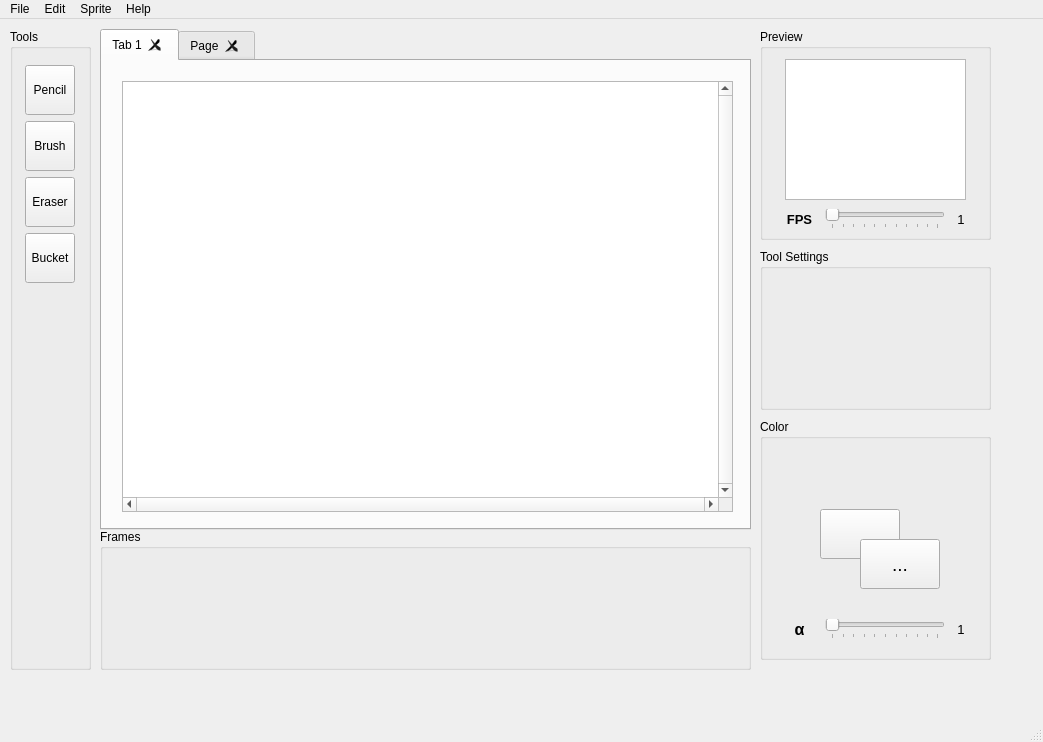
<?xml version="1.0" encoding="UTF-8"?>
<ui version="4.0">
 <class>MainWindow</class>
 <widget class="QMainWindow" name="MainWindow">
  <property name="geometry">
   <rect>
    <x>0</x>
    <y>0</y>
    <width>1043</width>
    <height>742</height>
   </rect>
  </property>
  <property name="windowTitle">
   <string>MainWindow</string>
  </property>
  <widget class="QWidget" name="centralwidget">
   <widget class="QGroupBox" name="groupBox">
    <property name="geometry">
     <rect>
      <x>10</x>
      <y>10</y>
      <width>81</width>
      <height>641</height>
     </rect>
    </property>
    <property name="autoFillBackground">
     <bool>false</bool>
    </property>
    <property name="title">
     <string>Tools</string>
    </property>
    <widget class="QWidget" name="verticalLayoutWidget">
     <property name="geometry">
      <rect>
       <x>10</x>
       <y>30</y>
       <width>61</width>
       <height>601</height>
      </rect>
     </property>
     <layout class="QGridLayout" name="gridLayout">
      <property name="leftMargin">
       <number>0</number>
      </property>
      <property name="topMargin">
       <number>6</number>
      </property>
      <property name="rightMargin">
       <number>0</number>
      </property>
      <property name="bottomMargin">
       <number>6</number>
      </property>
      <item row="0" column="0">
       <widget class="QToolButton" name="toolButton_2">
        <property name="sizePolicy">
         <sizepolicy hsizetype="Fixed" vsizetype="Expanding">
          <horstretch>0</horstretch>
          <verstretch>0</verstretch>
         </sizepolicy>
        </property>
        <property name="maximumSize">
         <size>
          <width>50</width>
          <height>50</height>
         </size>
        </property>
        <property name="layoutDirection">
         <enum>Qt::LeftToRight</enum>
        </property>
        <property name="text">
         <string>Pencil</string>
        </property>
       </widget>
      </item>
      <item row="4" column="0">
       <spacer name="verticalSpacer">
        <property name="orientation">
         <enum>Qt::Vertical</enum>
        </property>
        <property name="sizeType">
         <enum>QSizePolicy::Expanding</enum>
        </property>
        <property name="sizeHint" stdset="0">
         <size>
          <width>20</width>
          <height>40</height>
         </size>
        </property>
       </spacer>
      </item>
      <item row="2" column="0">
       <widget class="QToolButton" name="toolButton_4">
        <property name="sizePolicy">
         <sizepolicy hsizetype="Fixed" vsizetype="Expanding">
          <horstretch>0</horstretch>
          <verstretch>0</verstretch>
         </sizepolicy>
        </property>
        <property name="maximumSize">
         <size>
          <width>50</width>
          <height>50</height>
         </size>
        </property>
        <property name="layoutDirection">
         <enum>Qt::LeftToRight</enum>
        </property>
        <property name="text">
         <string>Eraser</string>
        </property>
       </widget>
      </item>
      <item row="1" column="0">
       <widget class="QToolButton" name="toolButton_3">
        <property name="sizePolicy">
         <sizepolicy hsizetype="Fixed" vsizetype="Expanding">
          <horstretch>0</horstretch>
          <verstretch>0</verstretch>
         </sizepolicy>
        </property>
        <property name="maximumSize">
         <size>
          <width>50</width>
          <height>50</height>
         </size>
        </property>
        <property name="layoutDirection">
         <enum>Qt::LeftToRight</enum>
        </property>
        <property name="text">
         <string>Brush</string>
        </property>
       </widget>
      </item>
      <item row="3" column="0">
       <widget class="QToolButton" name="toolButton_5">
        <property name="sizePolicy">
         <sizepolicy hsizetype="Fixed" vsizetype="Expanding">
          <horstretch>0</horstretch>
          <verstretch>0</verstretch>
         </sizepolicy>
        </property>
        <property name="maximumSize">
         <size>
          <width>50</width>
          <height>50</height>
         </size>
        </property>
        <property name="layoutDirection">
         <enum>Qt::LeftToRight</enum>
        </property>
        <property name="text">
         <string>Bucket</string>
        </property>
       </widget>
      </item>
     </layout>
    </widget>
   </widget>
   <widget class="QTabWidget" name="tabWidget">
    <property name="geometry">
     <rect>
      <x>100</x>
      <y>10</y>
      <width>651</width>
      <height>501</height>
     </rect>
    </property>
    <property name="currentIndex">
     <number>0</number>
    </property>
    <property name="tabsClosable">
     <bool>true</bool>
    </property>
    <property name="movable">
     <bool>true</bool>
    </property>
    <widget class="QWidget" name="tab">
     <attribute name="title">
      <string>Tab 1</string>
     </attribute>
     <widget class="ImageViewEditor" name="canvasView">
      <property name="geometry">
       <rect>
        <x>20</x>
        <y>20</y>
        <width>611</width>
        <height>431</height>
       </rect>
      </property>
      <property name="verticalScrollBarPolicy">
       <enum>Qt::ScrollBarAlwaysOn</enum>
      </property>
      <property name="horizontalScrollBarPolicy">
       <enum>Qt::ScrollBarAlwaysOn</enum>
      </property>
     </widget>
    </widget>
    <widget class="QWidget" name="tab_2">
     <attribute name="title">
      <string>Page</string>
     </attribute>
    </widget>
   </widget>
   <widget class="QGroupBox" name="groupBox_2">
    <property name="geometry">
     <rect>
      <x>100</x>
      <y>510</y>
      <width>651</width>
      <height>141</height>
     </rect>
    </property>
    <property name="title">
     <string>Frames</string>
    </property>
   </widget>
   <widget class="QGroupBox" name="groupBox_3">
    <property name="geometry">
     <rect>
      <x>760</x>
      <y>10</y>
      <width>231</width>
      <height>211</height>
     </rect>
    </property>
    <property name="title">
     <string>Preview</string>
    </property>
    <widget class="QGraphicsView" name="graphicsView">
     <property name="geometry">
      <rect>
       <x>25</x>
       <y>30</y>
       <width>181</width>
       <height>141</height>
      </rect>
     </property>
    </widget>
    <widget class="QWidget" name="horizontalLayoutWidget_2">
     <property name="geometry">
      <rect>
       <x>20</x>
       <y>170</y>
       <width>191</width>
       <height>41</height>
      </rect>
     </property>
     <layout class="QHBoxLayout" name="horizontalLayout_2">
      <item>
       <widget class="QLabel" name="alphaLabel_2">
        <property name="sizePolicy">
         <sizepolicy hsizetype="MinimumExpanding" vsizetype="Preferred">
          <horstretch>0</horstretch>
          <verstretch>0</verstretch>
         </sizepolicy>
        </property>
        <property name="minimumSize">
         <size>
          <width>20</width>
          <height>0</height>
         </size>
        </property>
        <property name="font">
         <font>
          <pointsize>10</pointsize>
          <bold>true</bold>
         </font>
        </property>
        <property name="text">
         <string>FPS</string>
        </property>
        <property name="alignment">
         <set>Qt::AlignCenter</set>
        </property>
       </widget>
      </item>
      <item>
       <widget class="QSlider" name="fpsSlider">
        <property name="sizePolicy">
         <sizepolicy hsizetype="MinimumExpanding" vsizetype="Fixed">
          <horstretch>0</horstretch>
          <verstretch>0</verstretch>
         </sizepolicy>
        </property>
        <property name="minimumSize">
         <size>
          <width>120</width>
          <height>0</height>
         </size>
        </property>
        <property name="orientation">
         <enum>Qt::Horizontal</enum>
        </property>
        <property name="tickPosition">
         <enum>QSlider::TicksBelow</enum>
        </property>
        <property name="tickInterval">
         <number>10</number>
        </property>
       </widget>
      </item>
      <item>
       <widget class="QLabel" name="fpsValueLabel">
        <property name="sizePolicy">
         <sizepolicy hsizetype="Fixed" vsizetype="Preferred">
          <horstretch>0</horstretch>
          <verstretch>0</verstretch>
         </sizepolicy>
        </property>
        <property name="minimumSize">
         <size>
          <width>20</width>
          <height>0</height>
         </size>
        </property>
        <property name="font">
         <font>
          <pointsize>10</pointsize>
         </font>
        </property>
        <property name="text">
         <string>1</string>
        </property>
        <property name="alignment">
         <set>Qt::AlignCenter</set>
        </property>
       </widget>
      </item>
     </layout>
    </widget>
   </widget>
   <widget class="QGroupBox" name="colorPanel">
    <property name="geometry">
     <rect>
      <x>760</x>
      <y>400</y>
      <width>231</width>
      <height>241</height>
     </rect>
    </property>
    <property name="title">
     <string>Color</string>
    </property>
    <widget class="QPushButton" name="currentColorBtn">
     <property name="geometry">
      <rect>
       <x>60</x>
       <y>90</y>
       <width>80</width>
       <height>50</height>
      </rect>
     </property>
     <property name="sizePolicy">
      <sizepolicy hsizetype="MinimumExpanding" vsizetype="MinimumExpanding">
       <horstretch>0</horstretch>
       <verstretch>0</verstretch>
      </sizepolicy>
     </property>
     <property name="minimumSize">
      <size>
       <width>50</width>
       <height>50</height>
      </size>
     </property>
     <property name="text">
      <string/>
     </property>
    </widget>
    <widget class="QPushButton" name="changeColorBtn">
     <property name="geometry">
      <rect>
       <x>100</x>
       <y>120</y>
       <width>80</width>
       <height>50</height>
      </rect>
     </property>
     <property name="sizePolicy">
      <sizepolicy hsizetype="MinimumExpanding" vsizetype="MinimumExpanding">
       <horstretch>0</horstretch>
       <verstretch>0</verstretch>
      </sizepolicy>
     </property>
     <property name="minimumSize">
      <size>
       <width>50</width>
       <height>50</height>
      </size>
     </property>
     <property name="font">
      <font>
       <pointsize>14</pointsize>
      </font>
     </property>
     <property name="text">
      <string>...</string>
     </property>
    </widget>
    <widget class="QWidget" name="horizontalLayoutWidget">
     <property name="geometry">
      <rect>
       <x>20</x>
       <y>190</y>
       <width>191</width>
       <height>41</height>
      </rect>
     </property>
     <layout class="QHBoxLayout" name="horizontalLayout">
      <item>
       <widget class="QLabel" name="alphaLabel">
        <property name="sizePolicy">
         <sizepolicy hsizetype="MinimumExpanding" vsizetype="Preferred">
          <horstretch>0</horstretch>
          <verstretch>0</verstretch>
         </sizepolicy>
        </property>
        <property name="minimumSize">
         <size>
          <width>20</width>
          <height>0</height>
         </size>
        </property>
        <property name="font">
         <font>
          <pointsize>12</pointsize>
          <bold>true</bold>
         </font>
        </property>
        <property name="text">
         <string>α</string>
        </property>
        <property name="alignment">
         <set>Qt::AlignCenter</set>
        </property>
       </widget>
      </item>
      <item>
       <widget class="QSlider" name="alphaSlider">
        <property name="sizePolicy">
         <sizepolicy hsizetype="MinimumExpanding" vsizetype="Fixed">
          <horstretch>0</horstretch>
          <verstretch>0</verstretch>
         </sizepolicy>
        </property>
        <property name="minimumSize">
         <size>
          <width>120</width>
          <height>0</height>
         </size>
        </property>
        <property name="orientation">
         <enum>Qt::Horizontal</enum>
        </property>
        <property name="tickPosition">
         <enum>QSlider::TicksBelow</enum>
        </property>
        <property name="tickInterval">
         <number>10</number>
        </property>
       </widget>
      </item>
      <item>
       <widget class="QLabel" name="alphaValueLabel">
        <property name="sizePolicy">
         <sizepolicy hsizetype="Fixed" vsizetype="Preferred">
          <horstretch>0</horstretch>
          <verstretch>0</verstretch>
         </sizepolicy>
        </property>
        <property name="minimumSize">
         <size>
          <width>20</width>
          <height>0</height>
         </size>
        </property>
        <property name="font">
         <font>
          <pointsize>10</pointsize>
         </font>
        </property>
        <property name="text">
         <string>1</string>
        </property>
        <property name="alignment">
         <set>Qt::AlignCenter</set>
        </property>
       </widget>
      </item>
     </layout>
    </widget>
   </widget>
   <widget class="QGroupBox" name="groupBox_5">
    <property name="geometry">
     <rect>
      <x>760</x>
      <y>230</y>
      <width>231</width>
      <height>161</height>
     </rect>
    </property>
    <property name="title">
     <string>Tool Settings</string>
    </property>
   </widget>
  </widget>
  <widget class="QMenuBar" name="menubar">
   <property name="geometry">
    <rect>
     <x>0</x>
     <y>0</y>
     <width>1043</width>
     <height>26</height>
    </rect>
   </property>
   <widget class="QMenu" name="menuFile">
    <property name="title">
     <string>File</string>
    </property>
    <addaction name="actionNew_Project"/>
    <addaction name="actionNew_Canvas"/>
    <addaction name="separator"/>
    <addaction name="actionSave"/>
    <addaction name="actionSave_As"/>
    <addaction name="separator"/>
    <addaction name="actionClose"/>
   </widget>
   <widget class="QMenu" name="menuSprite">
    <property name="title">
     <string>Sprite</string>
    </property>
    <addaction name="actionSprite_Size"/>
   </widget>
   <widget class="QMenu" name="menuHelp">
    <property name="title">
     <string>Help</string>
    </property>
   </widget>
   <widget class="QMenu" name="menuEdit">
    <property name="title">
     <string>Edit</string>
    </property>
    <addaction name="actionUndo"/>
    <addaction name="actionRedo"/>
    <addaction name="separator"/>
    <addaction name="actionClear"/>
   </widget>
   <addaction name="menuFile"/>
   <addaction name="menuEdit"/>
   <addaction name="menuSprite"/>
   <addaction name="menuHelp"/>
  </widget>
  <widget class="QStatusBar" name="statusbar"/>
  <action name="actionNew_Project">
   <property name="text">
    <string>New</string>
   </property>
  </action>
  <action name="actionNew_Canvas">
   <property name="text">
    <string>Open</string>
   </property>
  </action>
  <action name="actionOpen_Project">
   <property name="text">
    <string>Open Project</string>
   </property>
  </action>
  <action name="actionSave">
   <property name="text">
    <string>Save</string>
   </property>
  </action>
  <action name="actionSave_As">
   <property name="text">
    <string>Save As</string>
   </property>
  </action>
  <action name="actionClose">
   <property name="text">
    <string>Import</string>
   </property>
  </action>
  <action name="actionUndo">
   <property name="text">
    <string>Undo</string>
   </property>
  </action>
  <action name="actionRedo">
   <property name="text">
    <string>Redo</string>
   </property>
  </action>
  <action name="actionClear">
   <property name="text">
    <string>Clear</string>
   </property>
  </action>
  <action name="actionSprite_Size">
   <property name="text">
    <string>Sprite Size</string>
   </property>
  </action>
 </widget>
 <customwidgets>
  <customwidget>
   <class>ImageViewEditor</class>
   <extends>QGraphicsView</extends>
   <header>imagevieweditor.h</header>
  </customwidget>
 </customwidgets>
 <resources/>
 <connections/>
</ui>
